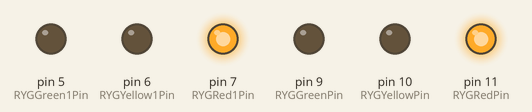
This sketch was run on a simulated Arduino Uno, built with avr-gcc and run on an emulated ATmega328P. On the bench: output pins drawn as LEDs (lit = HIGH).

Above: at 1.0 s.
At 3.0 s:
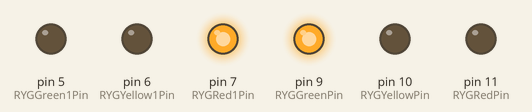
At 5.0 s:
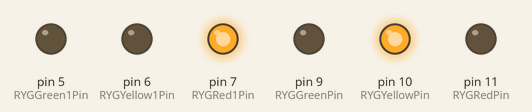
At 9.0 s:
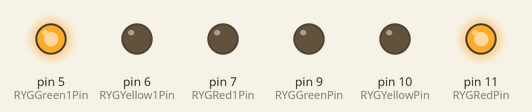
At 11.0 s:
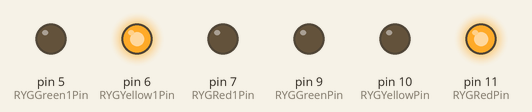
Timing chart, 0 to 15.6 s (numbered marks = the images above):
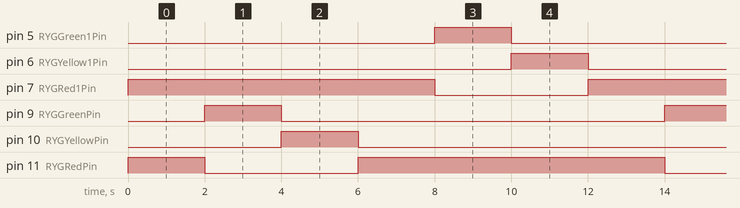

Measured:
- by itself, pin 5 (RYGGreen1Pin), pin 6 (RYGYellow1Pin), pin 9 (RYGGreenPin), pin 10 (RYGYellowPin): alternates HIGH for 2.0 s and LOW for 10.0 s
- by itself, pin 7 (RYGRed1Pin): alternates HIGH for 8.0 s and LOW for 4.0 s
- by itself, pin 11 (RYGRedPin): repeats every 12.0 s: LOW 4.0 s, HIGH 8.0 s

The sketch:

Class_5_Traffic_Light_Modified.ino
```cpp
int RYGRedPin = 11;
int RYGYellowPin = 10;
int RYGGreenPin = 9;
int RYGGndPin = 8;
int RYGRed1Pin = 7;
int RYGYellow1Pin = 6;
int RYGGreen1Pin = 5;
int RYGGnd1Pin = 4;

int waitTime = 2000;

void setup() {
  pinMode(RYGRedPin, OUTPUT);
  pinMode(RYGYellowPin, OUTPUT);
  pinMode(RYGGreenPin, OUTPUT);
  pinMode(RYGGndPin, OUTPUT);
  digitalWrite(RYGGndPin,LOW);

  pinMode(RYGRed1Pin, OUTPUT);
  pinMode(RYGYellow1Pin, OUTPUT);
  pinMode(RYGGreen1Pin, OUTPUT);
  pinMode(RYGGnd1Pin, OUTPUT);
  digitalWrite(RYGGnd1Pin,LOW);


}

void loop() {


digitalWrite(RYGRedPin, HIGH);
digitalWrite(RYGRed1Pin, HIGH);
delay(waitTime);
digitalWrite(RYGRedPin, LOW);
digitalWrite(RYGRed1Pin, LOW);

digitalWrite(RYGGreenPin, HIGH);
digitalWrite(RYGRed1Pin, HIGH);
delay(waitTime);
digitalWrite(RYGGreenPin, LOW);
digitalWrite(RYGRed1Pin, LOW);

digitalWrite(RYGYellowPin, HIGH);
digitalWrite(RYGRed1Pin, HIGH);
delay(waitTime);
digitalWrite(RYGYellowPin, LOW);
digitalWrite(RYGRed1Pin, LOW);

digitalWrite(RYGRedPin, HIGH);
digitalWrite(RYGRed1Pin, HIGH);
delay(waitTime);
digitalWrite(RYGRedPin, LOW);
digitalWrite(RYGRed1Pin, LOW);

digitalWrite(RYGRedPin, HIGH);
digitalWrite(RYGGreen1Pin, HIGH);
delay(waitTime);
digitalWrite(RYGRedPin, LOW);
digitalWrite(RYGGreen1Pin, LOW);

digitalWrite(RYGRedPin, HIGH);
digitalWrite(RYGYellow1Pin, HIGH);
delay(waitTime);
digitalWrite(RYGRedPin, LOW);
digitalWrite(RYGYellow1Pin, LOW);


}
```
